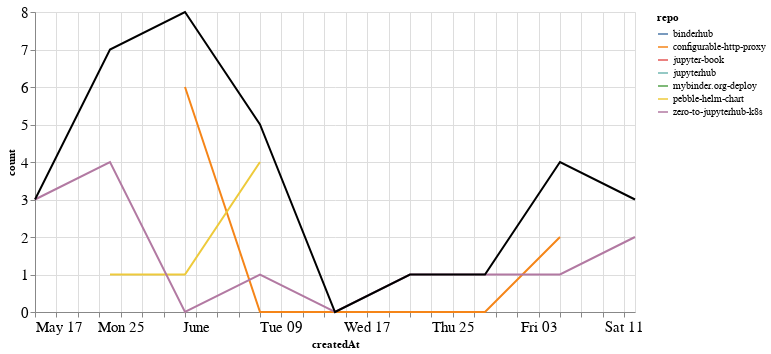

The cell this chart's notebook holds for it:
### Markdown cell above
## PRs

### Code cell
prs_time = prs.groupby('repo').resample('W', on='createdAt').count()['author'].reset_index()
prs_time = prs_time.rename(columns={'author': 'count'})
prs_time_total = prs_time.groupby('createdAt').agg({"count": "sum"}).reset_index()

ch1 = alt.Chart(prs_time, width=600).mark_line().encode(
    x='createdAt',
    y='count',
    color='repo',
    tooltip="repo"
)

ch2 = alt.Chart(prs_time_total, width=600).mark_line(color="black").encode(
    x='createdAt',
    y='count',
)

ch1 + ch2

### Figure 1 — Vega-Lite specification as saved in the notebook (floating-point values rounded to 4 significant figures)
{"config": {"axisLeft": {"labelFontSize": 15}, "axisBottom": {"labelFontSize": 15}}, "layer": [{"data": {"name": "data-171cb5d483e268cc19c048b7d1ff362e"}, "mark": "line", "encoding": {"color": {"type": "nominal", "field": "repo"}, "tooltip": {"type": "nominal", "field": "repo"}, "x": {"type": "temporal", "field": "createdAt"}, "y": {"type": "quantitative", "field": "count"}}, "width": 600}, {"data": {"name": "data-f9e0fbd38a1d6814e8dbc068c8b53c5b"}, "mark": {"type": "line", "color": "black"}, "encoding": {"x": {"type": "temporal", "field": "createdAt"}, "y": {"type": "quantitative", "field": "count"}}, "width": 600}], "$schema": "https://vega.github.io/schema/vega-lite/v4.8.1.json", "datasets": {"data-171cb5d483e268cc19c048b7d1ff362e": [{"repo": "binderhub", "createdAt": "2020-05-24T00:00:00", "count": 2}, {"repo": "configurable-http-proxy", "createdAt": "2020-05-31T00:00:00", "count": 6}, {"repo": "configurable-http-proxy", "createdAt": "2020-06-07T00:00:00", "count": 0}, {"repo": "configurable-http-proxy", "createdAt": "2020-06-14T00:00:00", "count": 0}, {"repo": "configurable-http-proxy", "createdAt": "2020-06-21T00:00:00", "count": 0}, {"repo": "configurable-http-proxy", "createdAt": "2020-06-28T00:00:00", "count": 0}, {"repo": "configurable-http-proxy", "createdAt": "2020-07-05T00:00:00", "count": 2}, {"repo": "jupyter-book", "createdAt": "2020-07-12T00:00:00", "count": 1}, {"repo": "jupyterhub", "createdAt": "2020-07-05T00:00:00", "count": 1}, {"repo": "mybinder.org-deploy", "createdAt": "2020-05-31T00:00:00", "count": 1}, {"repo": "pebble-helm-chart", "createdAt": "2020-05-24T00:00:00", "count": 1}, {"repo": "pebble-helm-chart", "createdAt": "2020-05-31T00:00:00", "count": 1}, {"repo": "pebble-helm-chart", "createdAt": "2020-06-07T00:00:00", "count": 4}, {"repo": "zero-to-jupyterhub-k8s", "createdAt": "2020-05-17T00:00:00", "count": 3}, {"repo": "zero-to-jupyterhub-k8s", "createdAt": "2020-05-24T00:00:00", "count": 4}, {"repo": "zero-to-jupyterhub-k8s", "createdAt": "2020-05-31T00:00:00", "count": 0}, {"repo": "zero-to-jupyterhub-k8s", "createdAt": "2020-06-07T00:00:00", "count": 1}, {"repo": "zero-to-jupyterhub-k8s", "createdAt": "2020-06-14T00:00:00", "count": 0}, {"repo": "zero-to-jupyterhub-k8s", "createdAt": "2020-06-21T00:00:00", "count": 1}, {"repo": "zero-to-jupyterhub-k8s", "createdAt": "2020-06-28T00:00:00", "count": 1}, {"repo": "zero-to-jupyterhub-k8s", "createdAt": "2020-07-05T00:00:00", "count": 1}, {"repo": "zero-to-jupyterhub-k8s", "createdAt": "2020-07-12T00:00:00", "count": 2}], "data-f9e0fbd38a1d6814e8dbc068c8b53c5b": [{"createdAt": "2020-05-17T00:00:00", "count": 3}, {"createdAt": "2020-05-24T00:00:00", "count": 7}, {"createdAt": "2020-05-31T00:00:00", "count": 8}, {"createdAt": "2020-06-07T00:00:00", "count": 5}, {"createdAt": "2020-06-14T00:00:00", "count": 0}, {"createdAt": "2020-06-21T00:00:00", "count": 1}, {"createdAt": "2020-06-28T00:00:00", "count": 1}, {"createdAt": "2020-07-05T00:00:00", "count": 4}, {"createdAt": "2020-07-12T00:00:00", "count": 3}]}}
